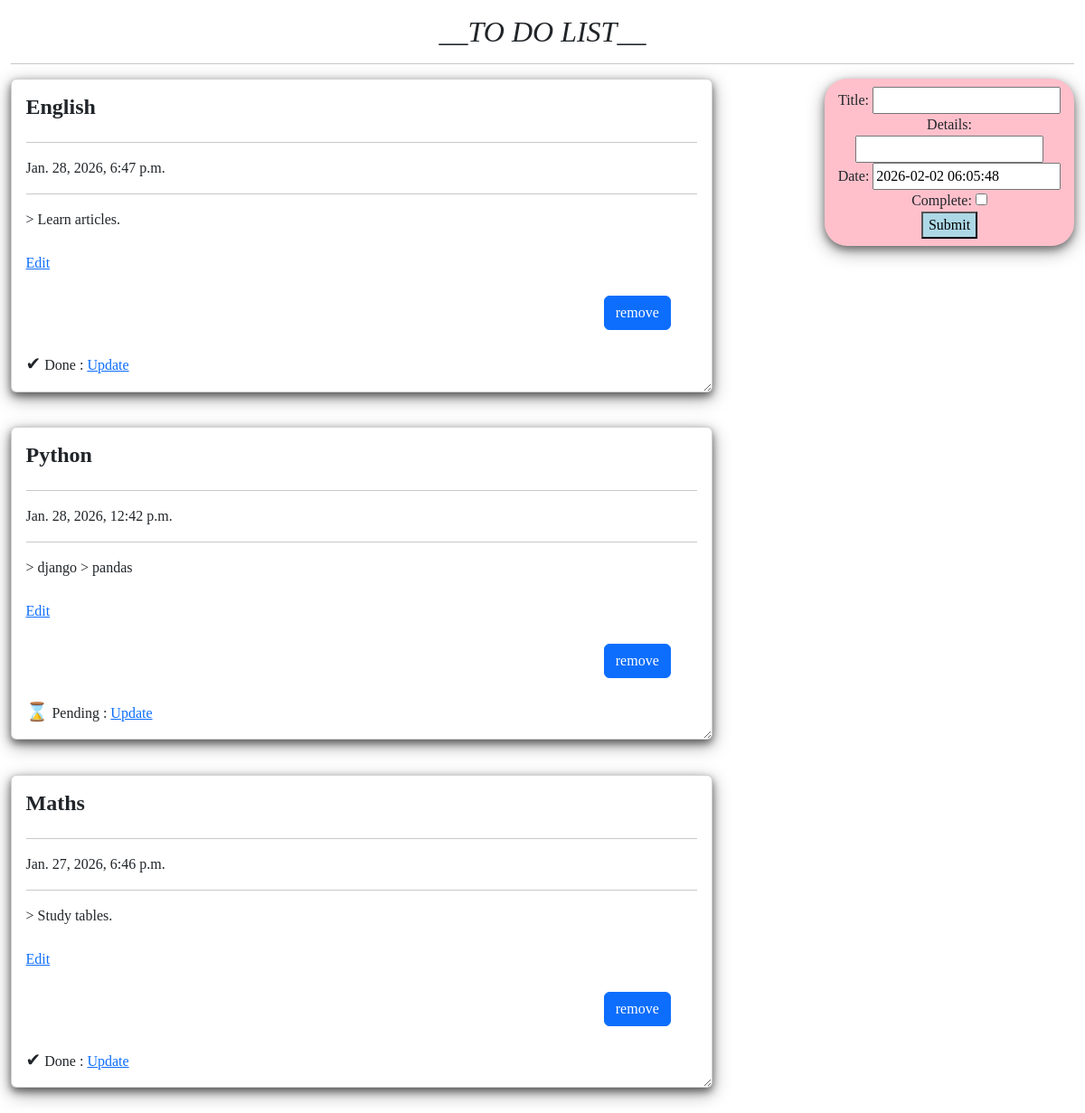
The page / on the database its author committed.
### lists/models.py (models this page shows, shortened)
class List(models.Model):
    title = models.CharField(max_length=100)
    details = models.CharField()
    date = models.DateTimeField(default=datetime.now)
    complete=models.BooleanField(default=False)

### lists/views.py (the view)
# urls.py: path('',views.index , name = 'index'),
def index(request):
    item_list = List.objects.order_by('-date')
    if request.method == 'POST':
        form = TodoForm(request.POST)
        if form.is_valid():
            form.save()
            return redirect('index')
    form = TodoForm()
    page = {
        'forms' : form,
        'list' : item_list,
        'title' : 'TO-DO LIST',
    }
    return render(request, 'list.html', page)

### lists/forms.py
class TodoForm(forms.ModelForm):
    class Meta:
        model = List
        fields = '__all__'

### lists/templates/list.html (shortened to what this page needs)
{% load static %}
<!DOCTYPE html>
<html lang="en">
<head>
    <link rel="stylesheet" href="{% static 'mystyles.css'%}">
    <link href="https://cdn.jsdelivr.net/npm/bootstrap@5.3.2/dist/css/bootstrap.min.css" rel="stylesheet">
</head>
<body  class="container-fluid" style="font-family:'Trebuchet MS'">
    <p class="row">
        <h2 style="text-align: center;"><i>__TO DO LIST__</i></h2>
        <hr />
    </p>
    <div class="row">
        <div class="col-md-8">
        {% for item in list %}
        <div class="card">
            <h4><b>{{item.title}}</b></h4>
            <hr/>
            {{item.date}}
            <hr/>
            > {{item.details}}
            <br />
            <br />
            <a href="{% url 'edit' pk=item.pk %}">Edit</a>
            <br/>
            <form action="/del/{{item.id}}" method="POST" style="padding-right: 4%; padding-bottom: 3%;">
                <button value="remove" type="submit"  class="btn btn-primary" style="float: right;">remove</button>
            </form>
            <div class="ui segment">
                {% if item.complete == False %}
                <span style='font-size:20px;'>&#8987;</span>
                <span class="ui gray label">Pending :</span>
                {% else %}
                <span style='font-size:20px;'>&#10004;</span>
                <span class="ui green label">Done :</span>
                {% endif %}
                <a class="ui blue button" href="/update/{{ item.id }}">Update</a>
            </div>
        </div>
        {% endfor%}
        </div>
        <div class="col-md-1"> </div>
        <div class="col-md-3" >
            <div  class="submit_form">
                <form  method="POST">
                    {{forms}}
                    <button value="Submit" type="submit"  style="background-color: lightblue;" >
                         Submit
                    </button>
                </form>
            </div>
        </div>
    </div>
</body>
</html>

### static/mystyles.css (style rules this page uses)
.card { box-shadow: 0 4px 8px 0 rgba(0,0,0,0.5), 0 6px 20px 0 rgba(0,0,0,0.39); background: lightpink; margin-bottom : 5%; border-radius: 25px; padding : 2%; overflow: auto; resize: both; text-overflow: ellipsis; }
.submit_form { text-align: center; padding: 3%; background: pink; border-radius: 25px; box-shadow: 0 4px 8px 0 rgba(0,0,0,0.4), 0 6px 20px 0 rgba(0,0,0,0.36); }

### rows shown on the page
List: title "English", date "Jan. 28, 2026, 6:47 p.m.", details "Learn articles.", shows "Done :"
List: title "Python", date "Jan. 28, 2026, 12:42 p.m.", details "django > pandas", shows "Pending :"
List: title "Maths", date "Jan. 27, 2026, 6:46 p.m.", details "Study tables.", shows "Done :"
